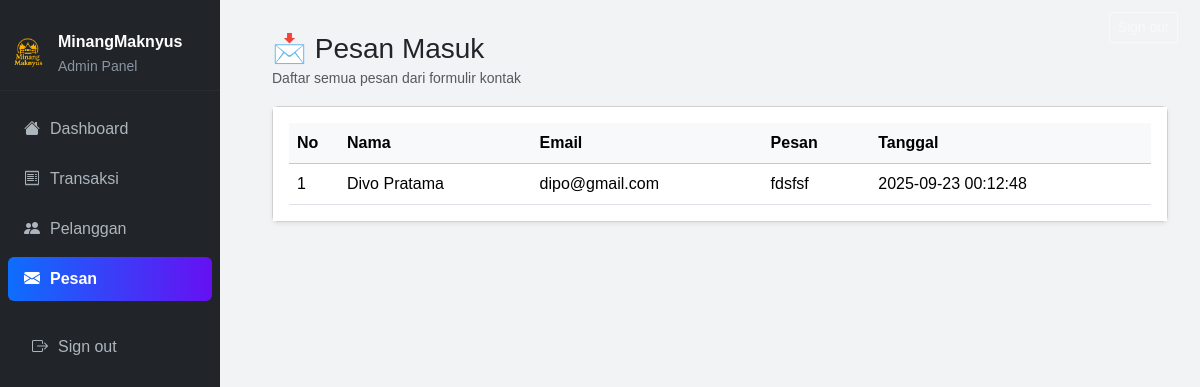
/projekumkm/admin/pesan.php, run on the app's committed database.
### tables this page shows
CREATE TABLE `tb_pesan` (
  `id` int NOT NULL,
  `nama` varchar(100) NOT NULL,
  `email` varchar(150) NOT NULL,
  `pesan` text NOT NULL,
  `tanggal` timestamp NULL DEFAULT CURRENT_TIMESTAMP
);

### projekumkm/admin/pesan.php (the view, shortened to what this page needs)
<?php
include '../db.php';
$pesanRes = mysqli_query($conn, "SELECT * FROM tb_pesan ORDER BY tanggal DESC");
?>
<!doctype html>
<html lang="id">
<head>
    <link href="https://cdn.jsdelivr.net/npm/bootstrap@5.3.2/dist/css/bootstrap.min.css" rel="stylesheet">
    <link href="https://cdn.jsdelivr.net/npm/bootstrap-icons@1.10.5/font/bootstrap-icons.css" rel="stylesheet">
</head>
<body>
<nav class="sidebar-custom">
    <div class="brand px-2">
        <img src="../assets/img/logo.png" alt="logo" onerror="this.src='https://placehold.co/80x40'">
        <div>
            <div style="color: #fff; font-weight: 700;">MinangMaknyus</div>
            <small style="color: #8b949e;">Admin Panel</small>
        </div>
    </div>
    <div class="mt-3">
        <a href="dashboard.php" class="nav-link"><i class="bi bi-house-fill"></i> Dashboard</a>
        <a href="transaksi.php" class="nav-link"><i class="bi bi-receipt"></i> Transaksi</a>
        <a href="pelanggan.php" class="nav-link"><i class="bi bi-people-fill"></i> Pelanggan</a>
        <a href="pesan.php" class="nav-link active"><i class="bi bi-envelope-fill"></i> Pesan</a>
    </div>
    <div class="mt-4 px-2">
        <a href="../auth/logout.php" class="nav-link" style="margin-top: 10px"><i class="bi bi-box-arrow-right"></i> Sign out</a>
    </div>
</nav>
<div class="signout d-none d-md-block">
    <a href="../auth/logout.php" class="btn btn-sm btn-outline-light">Sign out</a>
</div>
<div class="main-content">
    <div class="d-flex justify-content-between align-items-start mb-3">
        <div>
            <h3 class="mb-0">📩 Pesan Masuk</h3>
            <small class="text-muted">Daftar semua pesan dari formulir kontak</small>
        </div>
    </div>
    <div class="container-fluid p-0">
        <div class="card mb-4 shadow-sm">
            <div class="card-body bg-white">
                <div class="table-responsive">
                    <table class="table table-hover mb-0 align-middle">
                        <thead class="table-light">
                            <tr>
                                <th style="width:50px">No</th>
                                <th>Nama</th>
                                <th>Email</th>
                                <th>Pesan</th>
                                <th>Tanggal</th>
                            </tr>
                        </thead>
                        <tbody>
                            <?php if (mysqli_num_rows($pesanRes) > 0): ?>
                                <?php $no = 1; while ($p = mysqli_fetch_assoc($pesanRes)): ?>
                                <tr>
                                    <td><?= $no++ ?></td>
                                    <td><?= htmlspecialchars($p['nama'] ?? '-') ?></td>
                                    <td><?= htmlspecialchars($p['email'] ?? '-') ?></td>
                                    <td style="white-space: pre-wrap;"><?= htmlspecialchars($p['pesan'] ?? '-') ?></td>
                                    <td><?= htmlspecialchars($p['tanggal'] ?? '-') ?></td>
                                </tr>
                                <?php endwhile; ?>
                            <?php else: ?>
                                <tr>
                                    <td colspan="5" class="text-center text-muted py-4">Belum ada pesan masuk.</td>
                                </tr>
                            <?php endif; ?>
                        </tbody>
                    </table>
                </div>
            </div>
        </div>
    </div>
</div>
</body>
</html>

### projekumkm/admin/pesan.php (style rules this page uses)
body { font-family: 'Poppins', sans-serif; background: #f1f3f5; }
.sidebar-custom { position: fixed; top: 0; left: 0; height: 100vh; width: 220px; background: #212529; padding-top: 18px; color: #adb5bd; overflow-y: auto; }
.sidebar-custom .brand { display: flex; align-items: center; gap: 10px; padding: 12px 16px; border-bottom: 1px solid rgba(255, 255, 255, 0.03); }
.sidebar-custom .brand img { height: 40px; }
.sidebar-custom .nav-link { color: #adb5bd; padding: 10px 16px; display: flex; align-items: center; gap: 10px; border-radius: 6px; margin: 6px 8px; transition: background .15s, color .15s; }
.sidebar-custom .nav-link.active { background: linear-gradient(90deg, #0d6efd, #6610f2); color: #fff; font-weight: 600; }
.main-content { margin-left: 240px; padding: 32px; }
.signout { position: fixed; top: 12px; right: 22px; z-index: 50; }

### data on the page
tb_pesan: nama "Divo Pratama", email "dipo@gmail.com", pesan "fdsfsf", tanggal "2025-09-23 00:12:48"
